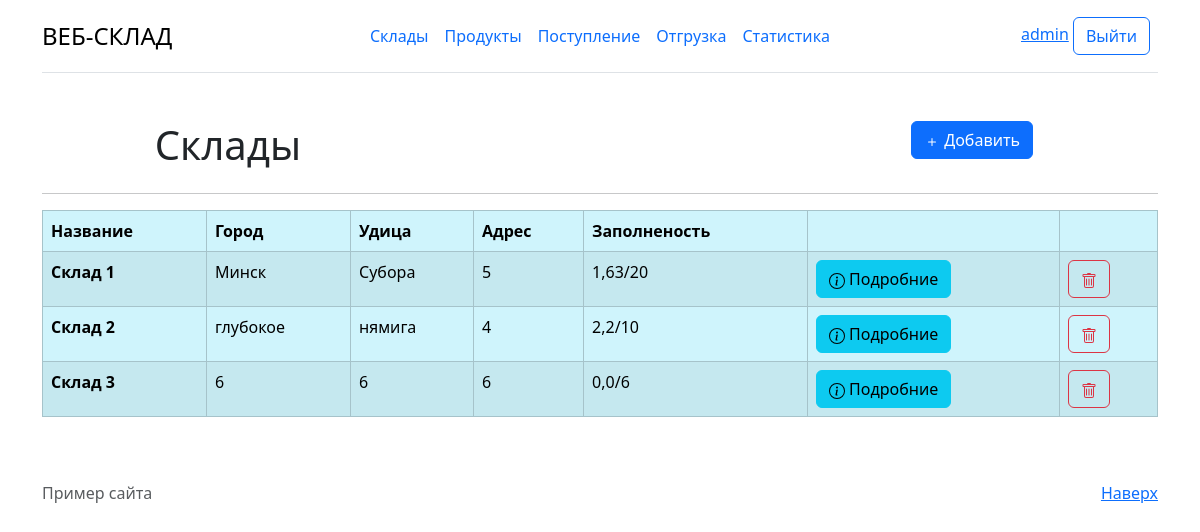
The page /warehouses/ (signed in) on the database its author committed.
### warehouses/models.py (models this page shows, shortened)
class Stock(models.Model):
    title = models.CharField('Название',max_length = 50)
    city = models.CharField('Город', max_length = 50)
    street = models.CharField('Улица', max_length = 50)
    address = models.CharField('Адрес', max_length = 50)
    number_racks = models.IntegerField('Количество стиложей')
    occupancy_status = models.FloatField('Заполниность стиложей',default=0)
    class Meta:
        verbose_name = "Склад"
        verbose_name_plural = "Склады"

### warehouses/views.py (the view)
# urls.py: path('', views.StockListView.as_view(), name='warehouses/main'),
class StockListView(LoginRequiredMixin, ListView):
    model = Stock
    template_name = "warehouses/main.html"
    context_object_name = "stock"

### warehouses/templates/warehouses/main.html (shortened to what this page needs)
{% extends 'main/layout.html'%}
{% block container %}
<div class="container mt-5">
    <div class="container text-center">
      <div class="row">
        <div class="col">
          <h1>Cклады</h1>
        </div>
        <div class="col">
        </div>
        <div class="col">
          <a href="{% url 'warehouses/add' %}" type="button" class="btn btn-primary">
            <svg xmlns="http://www.w3.org/2000/svg" width="16" height="16" fill="currentColor" class="bi bi-plus" viewBox="0 0 16 16">
              <path d="M8 4a.5.5 0 0 1 .5.5v3h3a.5.5 0 0 1 0 1h-3v3a.5.5 0 0 1-1 0v-3h-3a.5.5 0 0 1 0-1h3v-3A.5.5 0 0 1 8 4"></path>
            </svg>
            Добавить
          </a>
        </div>
      </div>
    </div>
  <hr>
  {% if stock %}
      <table class="table table-info table-striped table-bordered " >
        <thead>
        <tr>
          <th scope="col">Название</th>
          <th scope="col">Город</th>
          <th scope="col">Удица</th>
          <th scope="col">Адрес</th>
          <th scope="col">Заполненость</th>
          <th scope="col"></th>
          <th scope="col"></th>
        </tr>
        </thead>
        <tbody>
        {% for el in stock%}
        <tr>
          <th>{{el.title}}</th>
          <td>{{el.city}}</td>
          <td>{{el.street}}</td>
          <td>{{el.address}}</td>
          <td>{{el.occupancy_status}}/{{el.number_racks}}</td>
          <th>
            <a href="{%  url 'warehouses/stock_detail' el.id %} " type="button" class="btn btn-info">
              Подробние
            </a>
          </th>
          <th>
            <a href="{%  url 'warehouses/stock_delete' el.id %} " type="button" class="btn btn-outline-danger">
            </a>
          </th>
        </tr>
        {% endfor %}
        </tbody>
      </table>
  {%else%}
      <p>У вас нет складов</p>
  {% endif %}
  </div>
{% endblock %}

### main/templates/main/layout.html (shortened to what this page needs)
{% load static%}
<!DOCTYPE HTML>
<html lang="en">
<head>
    <link href="https://cdn.jsdelivr.net/npm/bootstrap@5.3.3/dist/css/bootstrap.min.css" rel="stylesheet">
</head>
<body>
<div class="container">
    <header class="d-flex flex-wrap align-items-center justify-content-center justify-content-md-between py-3 mb-4 border-bottom">
        <div class="col-md-3 mb-2 mb-md-0">
            <a href="/" class="d-inline-flex link-body-emphasis text-decoration-none">
                <span class="fs-4">ВЕБ-СКЛАД</span>
            </a>
        </div>
        <ul class="nav col-12 col-md-auto mb-2 justify-content-center mb-md-0">
            <li><a href="{% url 'warehouses/main'%}" class="nav-link px-2 ">Склады</a></li>
            <li><a href="{% url 'product/main'%}" class="nav-link px-2">Продукты</a></li>
            <li><a href="{% url 'item/add_item'%}" class="nav-link px-2">Поступление</a></li>
            <li><a href="{% url 'item/sales_item'%}" class="nav-link px-2">Отгрузка</a></li>
            <li><a href="{% url 'view_func'%}" class="nav-link px-2">Статистика</a></li>
        </ul>
        <div class="col-md-3 text-end">
            {% if user.is_authenticated %}
            <a href="/user/account">{{ user.get_username }}</a>
            <a href="{% url 'logout'%}?next={{request.path}}" type="button"
            onclick="event.preventDefault(); document.getElementById('logout-form').submit();"
            class="btn btn-outline-primary me-2">Выйти</a>
            {% else %}
            <a href="{% url 'login'%}?next={{request.path}}" type="button"
            class="btn btn-outline-primary me-2">Войти</a>
            <a href="/registration" type="button" class="btn btn-primary">Регистрация</a>
            {% endif %}
        </div>
    </header>
</div>
{% block container %}
{% endblock %}
    <footer class="text-muted py-5">
        <div class="container">
            <p class="float-end mb-1">
                <a href="#">Наверх</a>
            </p>
            <p class="mb-1">Пример сайта </p>
        </div>
    </footer>
</body>
</html>

### rows shown on the page
Stock: title "Склад 1", city "Минск", street "Субора", address "5", occupancy_status "1,63", number_racks "20"
Stock: title "Склад 2", city "глубокое", street "нямига", address "4", occupancy_status "2,2", number_racks "10"
Stock: title "Склад 3", city "6", street "6", address "6", occupancy_status "0,0", number_racks "6"

### other values the page prints
{{ user.get_username }} "admin"
